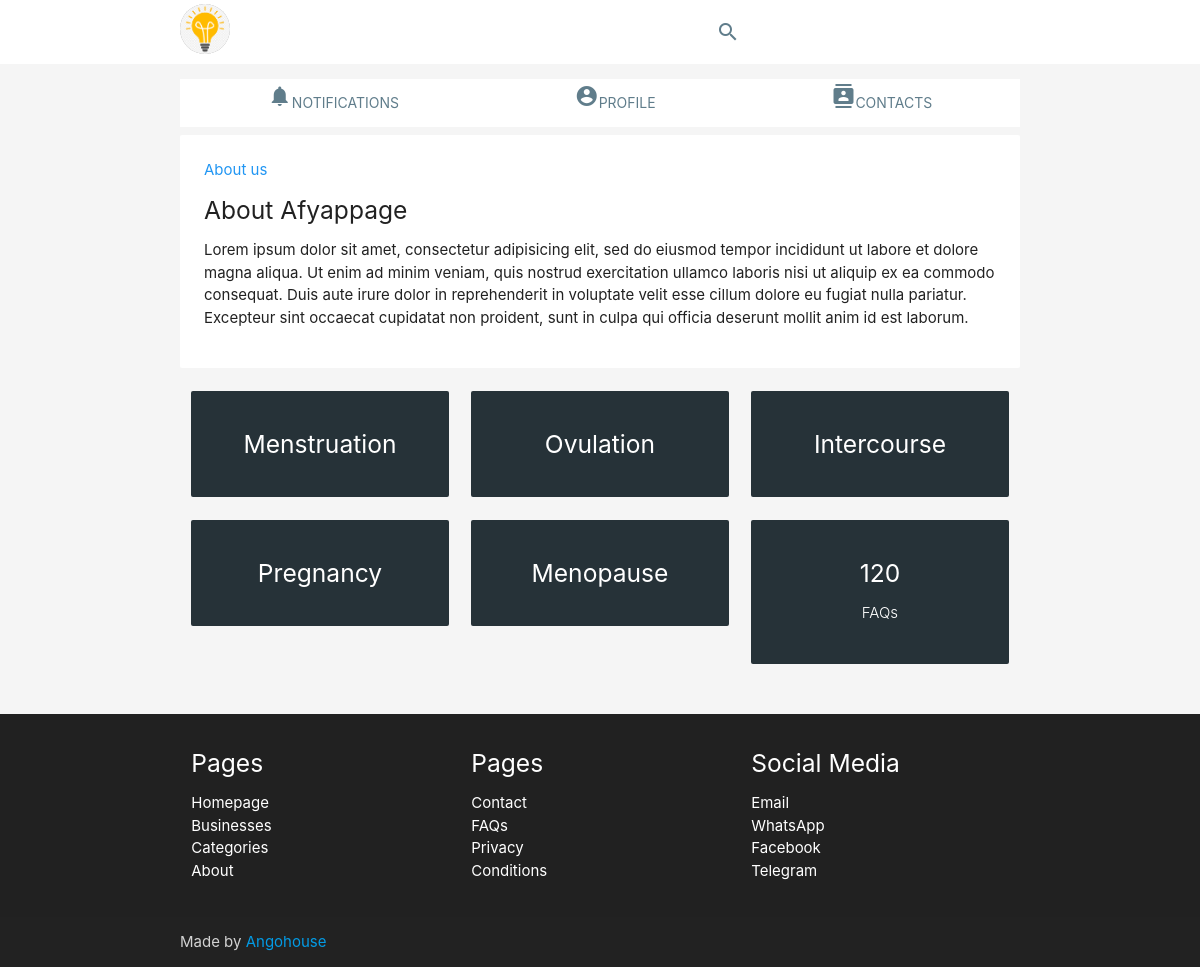
The page / on the database its author committed.
### blog/models.py (models this page shows, shortened)
class About(models.Model):
	title = models.CharField(max_length=100)
	content = models.TextField(null=True, blank=True)
	class Meta:
		ordering = ['title',]
		verbose_name = 'About'
		verbose_name_plural = 'Abouts'

### blog/views.py (the view)
# urls.py: path('', homepage_list_view, name='homepage_list'),
def homepage_list_view(request):
	about_obj = About.objects.all().last()
	context = {
		'title':'Homepage',
		'about_obj':about_obj,
	}
	return render(request, 'blog/homepage_list.html', context)

### blog/templates/blog/homepage_list.html (shortened to what this page needs)
{% extends 'blog/base.html' %}
{% block content %}
<div class="container">
  <ul class="tabs tabs-fixed-width tabs-swipe-demo">
    <li class="tab col s3"><a class="blue-grey-text" href="#"><i class="material-icons">notifications</i>Notifications</a></li>
    <li class="tab col s3"><a class="blue-grey-text" href="#"><i class="material-icons">account_circle</i>Profile</a></li>
    <li class="tab col s3"><a class="blue-grey-text" href="#"><i class="material-icons">contacts</i>Contacts</a></li>
  </ul>
  <div class="card-panel z-depth-0">
    <div class="card-content">
      <span class="blue-text">About us</span>
      <h5 class="card-title">{{about_obj.title}}</h5>
      <p>{{about_obj.content}}</p>
    </div>
  </div>
</div>
<div class="container center">
  <div class="row gallery">
    <a href="{% url 'menstruation_list' %}" class="col s12 m6 l4 xl4 gallery-item">
      <div class="card-panel z-depth-0 blue-grey darken-4">
        <div class="card-content">
          <h5 class="card-title white-text">Menstruation</h5>
        </div>
      </div>
    </a>
    <a href="{% url 'ovulation_list' %}" class="col s12 m6 l4 xl4 gallery-item">
      <div class="card-panel z-depth-0 blue-grey darken-4">
        <div class="card-content">
          <h5 class="card-title white-text">Ovulation</h5>
        </div>
      </div>
    </a>
    <a href="{% url 'intercourse_list' %}" class="col s12 m6 l4 xl4 gallery-item">
      <div class="card-panel z-depth-0 blue-grey darken-4">
        <div class="card-content">
          <h5 class="card-title white-text">Intercourse</h5>
        </div>
      </div>
    </a>
    <a href="{% url 'pregnancy_list' %}" class="col s12 m6 l4 xl4 gallery-item">
      <div class="card-panel z-depth-0 blue-grey darken-4">
        <div class="card-content">
          <h5 class="card-title white-text">Pregnancy</h5>
        </div>
      </div>
    </a>
    <a href="{% url 'menopause_list' %}" class="col s12 m6 l4 xl4 gallery-item">
      <div class="card-panel z-depth-0 blue-grey darken-4">
        <div class="card-content">
          <h5 class="card-title white-text">Menopause</h5>
        </div>
      </div>
    </a>
    <a href="{% url 'pregnancy_list' %}" class="col s12 m6 l4 xl4 gallery-item">
      <div class="card-panel z-depth-0 blue-grey darken-4">
        <div class="card-content">
          <h5 class="card-title white-text">120</h5>
          <p class="light white-text">FAQs</p>
        </div>
      </div>
    </a>
  </div>
</div>
{% endblock %}

### rows shown on the page
About: title "About Afyappage", content "Lorem ipsum dolor sit amet, consectetur adipisicing elit, sed do eiusmod tempor incididunt ut labore et dolore magna aliqua. Ut enim ad minim veniam, quis nostrud exercitation ullamco laboris nisi ut aliquip ex ea commodo consequat. Duis aute irure dolor in reprehenderit in voluptate velit esse cillum dolore eu fugiat nulla pariatur. Excepteur sint occaecat cupidatat non proident, sunt in culpa qui officia deserunt mollit anim id est laborum."
